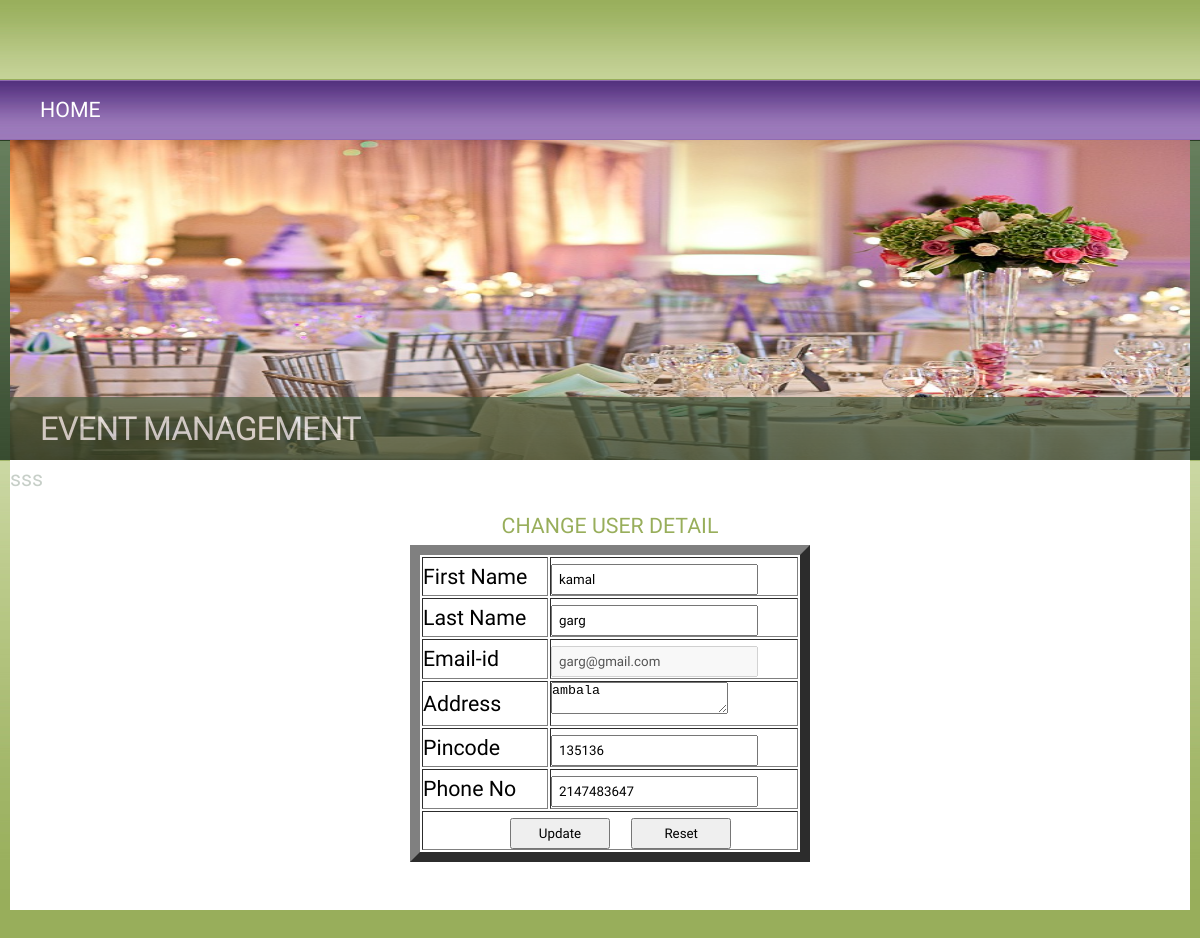
Screenshot of /edituser.php (signed in) with the database file from the repository.
### tables this page shows
CREATE TABLE IF NOT EXISTS `reg` (
  `regid` int(30) NOT NULL AUTO_INCREMENT,
  `fname` varchar(30) NOT NULL,
  `lname` varchar(30) NOT NULL,
  `uname` varchar(30) NOT NULL,
  `pwd` varchar(30) NOT NULL,
  `gender` varchar(30) NOT NULL,
  `address` varchar(56) NOT NULL,
  `pcode` varchar(30) NOT NULL,
  `pno` varchar(60) NOT NULL,
  PRIMARY KEY (`regid`)
);

### edituser.php (the view, shortened to what this page needs)
<?php
		 $k=$_SESSION['username'];
   		$query="select * from reg  where uname='$k'";
		$rid=mysql_query($query);
		if($data=mysql_fetch_array($rid))
		{
			$fname=$data['fname'];
			$lname=$data['lname'];
			$uname=$data['uname'];
			$ads=$data['address'];
			$pin=$data['pcode'];
			$pno=$data['pno'];
		}
?>
<!DOCTYPE html PUBLIC "-//W3C//DTD XHTML 1.0 Strict//EN" "http://www.w3.org/TR/xhtml1/DTD/xhtml1-strict.dtd">
<html xmlns="http://www.w3.org/1999/xhtml">
	<head>
		<link rel="stylesheet" type="text/css" href="style.css" />
<html>
<head>
<link href="style.css" rel="stylesheet" type="text/css">
</head>
<body>
<div id="outer">
			<div id="header">
				<div id="nav">
					<ul>
						<li class="first active">
							<a href="icon.php">Home</a>
						</li>
						</ul>		<br class="clear" />
				</div>
			</div>
			<div id="banner">
				<img src="images/016_DJ_indian-wedding-room-900x600.jpg" width="1180" height="320" alt="" />
					<div id="logo">
						<h2><a href="#">Event management </a></h2>
					</div>
			</div>
			<div id="main" style="height:450px">
		<form name="frmpass" method="post" action="changeuser.php" onSubmit="return validate();" >
    	<table border="10" class="popo" width="400">
		<caption align="center" class="style2">CHANGE USER DETAIL</caption>
			<tr><td><span class="style1">First Name</span></td> <td> <input type="text" name="t1" value="<?php echo $fname ; ?> " style="padding:6px;" /></td></tr>
        	<tr><td><span class="style1">Last Name</span></td> <td> <input type="text" name="t2" value="<?php echo $lname ; ?> " style="padding:6px;" /></td></tr>
        	<tr><td><span class="style1">Email-id</span></td> <td> <input type="text" name="t3" value="<?php echo $uname ; ?> " disabled="disabled" style="padding:6px;" /></td></tr>
        	<tr><td><span class="style1">Address</span></td> <td> <textarea name="t4"><?php echo $ads ; ?> </textarea></td></tr>
        	<tr><td><span class="style1">Pincode</span></td> <td> <input type="text" name="t5" value="<?php echo $pin ; ?> " style="padding:6px;" /></td></tr>
        	<tr><td><span class="style1">Phone No</span></td> <td> <input type="text" name="t6" value="<?php echo $pno ; ?> " style="padding:6px;" /></td></tr>
sss        	<tr><td align="center" colspan="2">&nbsp;&nbsp;&nbsp;&nbsp;<input type="submit" value="Update" name="save" style="padding:6px; width:100px;"  />&nbsp;&nbsp;&nbsp;&nbsp;<input type="reset" value="Reset" name="cancel" style="padding:6px; width:100px;"  /></td></tr>
		</table>
        </form>
   </div>
</body>
</html>

### style.css (style rules this page uses)
* { margin: 0; padding: 0; }
a { text-decoration: underline; color: #E477D4; }
body { font-size: 16pt; line-height: 1.75em; background: #98ae5b url(images/bg.jpg) repeat-x top left; color: #C7CFC8; }
body,input { font-family: Jura, sans-serif; }
form { margin: 0; padding: 0; }
h1,h2,h3,h4 { text-transform: uppercase; font-weight: normal; letter-spacing: -1px; }
h2 { font-size: 1.55em; }
h2,h3,h4 { margin-bottom: 1em; color: #FFF; }
ul { margin: 0 0 1.5em 0; list-style: none; padding: 0; }
ul li { margin: 0; padding: 6px 0; }
#banner { position: relative; padding: 0; height: 320px; width: 1180px; margin: 0 0 0 0; background: #FFF; }
#header { position: relative; padding: 0px; height: 60px; width: 1120px; }
#logo { position: absolute; bottom: 0; left: 0px; height: 63px; width: 100%; line-height: 63px; background: url(images/logo.jpg) repeat-x bottom right; opacity: 0.7; }
#logo a { text-decoration: none; color: #fff; padding: 0 30px; }
#main { position: relative; padding: 0; width:100%; margin:0px auto; background: #FFF; }
#nav { top: 0; left: 0; height: 80px; line-height: 60px; padding: 0 30px 0 30px; width: 1120px; margin: 0; }
#nav a { text-decoration: none; text-transform: uppercase; letter-spacing: 2; color: #FFF; }
#nav ul { list-style: none; }
#nav ul li { display: inline; padding: 0 15px 0 15px; }
#nav ul li.first { padding-left: 0; }
#outer { position: relative; width: 1180px; margin: 80px auto 0 auto; }

### edituser.php (style rules this page uses)
.popo { margin-left:400px; margin-top:10px; }
.style1 { color: #000000 }
.style2 { color: #98ae5b }

### rows the page displays
reg: t1 "kamal", t2 "garg", t3 "garg@gmail.com", t4 "ambala", t5 "135136", t6 "2147483647"
